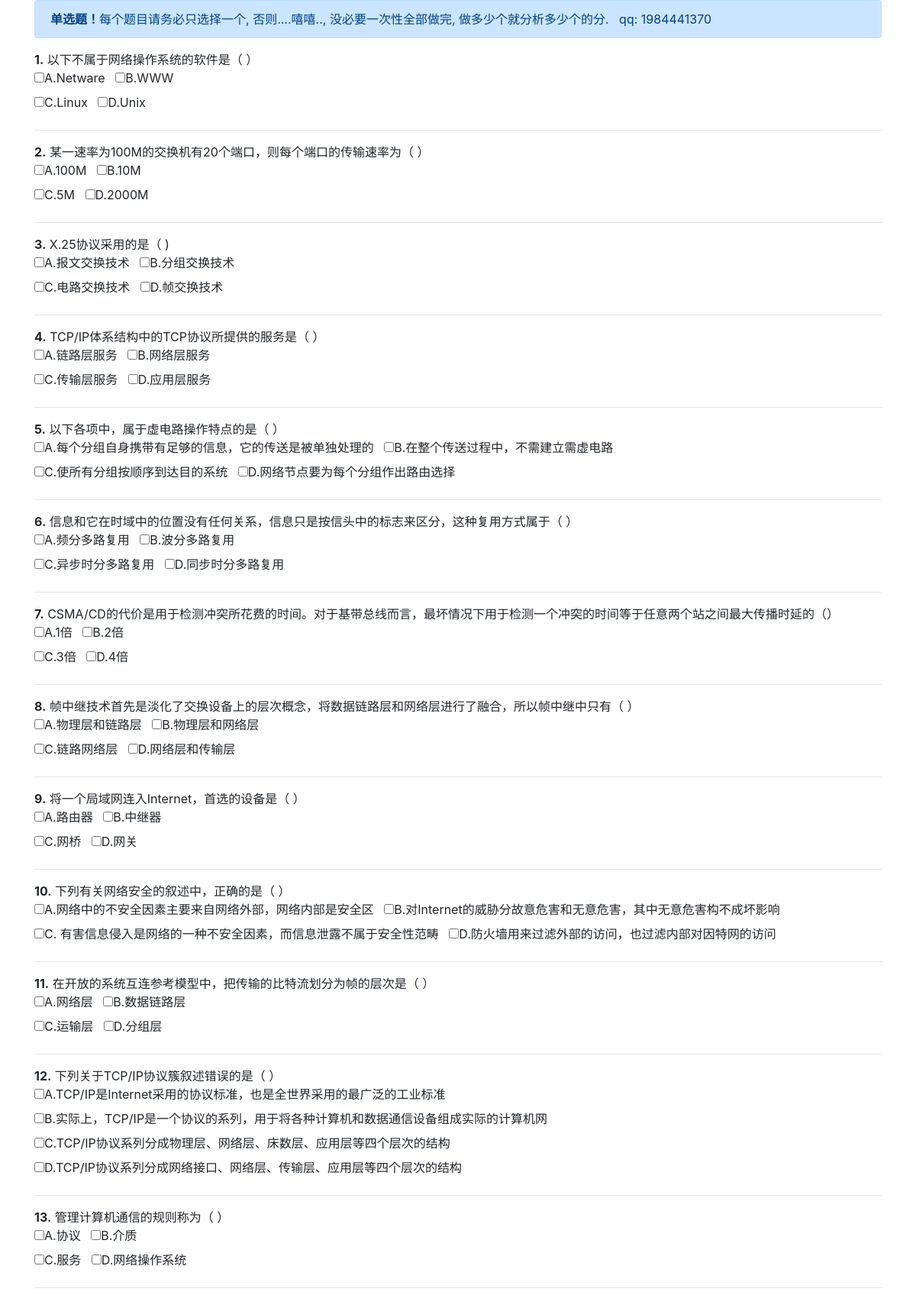
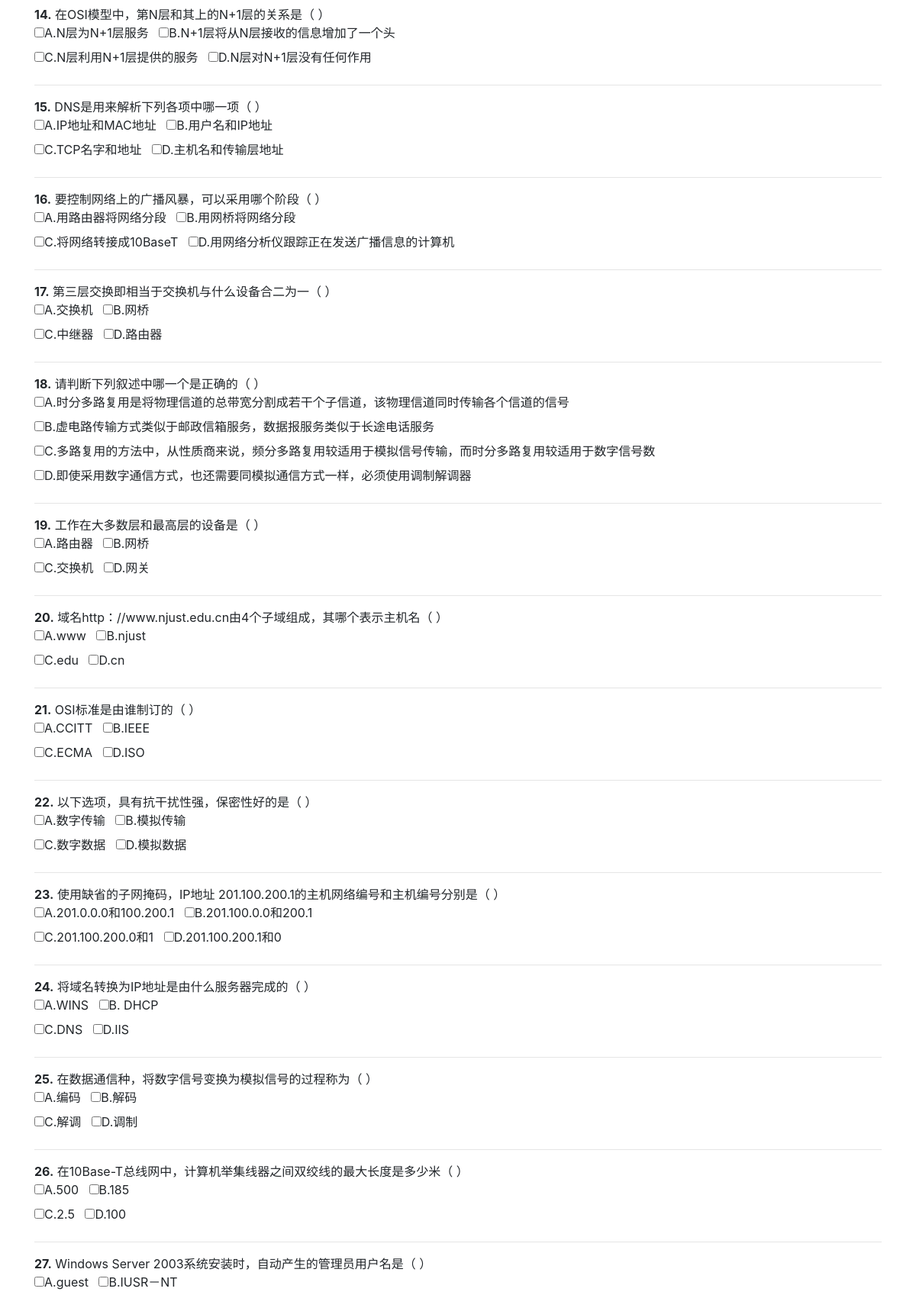
The app's page /select/ (upper part) with its own data (2 pictures, top to bottom).
### kaoshi/models.py (models this page shows)
class Select(models.Model):
    id = models.IntegerField(primary_key=True, verbose_name="题号")
    topic = models.TextField(verbose_name="题目")
    a = models.CharField(max_length=255, name="a", verbose_name="A选项")
    b = models.CharField(max_length=255, name="b", verbose_name="B选项")
    c = models.CharField(max_length=255, name="c", verbose_name="C选项")
    d = models.CharField(max_length=255, name="d", verbose_name="D选项")
    key = models.CharField(max_length=1, verbose_name="答案")

### kaoshi/views.py (the view, shortened to what this page needs)
# urls.py: path('select/', views.select, name="select"),
def select(request):
    if request.method == "GET":
        last = int(time.time())
        request.session["last_time"] = last
        db = Select.objects.all()
        return render(request, "select.html", {"data": db})
    else:
        return HttpResponse("No")

### templates/select.html (shortened to what this page needs)
{% extends "base.html" %}
{% block body %}
    <div class="container">
        <div class="alert alert-primary"><strong>单选题！</strong>每个题目请务必只选择一个, 否则....嘻嘻.., 没必要一次性全部做完, 做多少个就分析多少个的分.  &nbsp; qq: 1984441370 </div>
        <form action="{% url 'select' %}" method="post">
            {% for i in data %}
                <strong>{{ i.id }}.</strong> {{ i.topic }} <br>
                <label for=""><input type="checkbox" name="select" value="{{ i.id }}|A|{{ forloop.counter }}">{{ i.a }}</label> &nbsp;
                <label for=""><input type="checkbox" name="select" value="{{ i.id }}|B|{{ forloop.counter }}">{{ i.b }}</label> <br>
                <label for=""><input type="checkbox" name="select" value="{{ i.id }}|C|{{ forloop.counter }}">{{ i.c }}</label> &nbsp;
                <label for=""><input type="checkbox" name="select" value="{{ i.id }}|D|{{ forloop.counter }}">{{ i.d }}</label> &nbsp;
                <hr>
            {% endfor %}
        </form>
    </div>
{% endblock %}

### records on screen
Select: id "1", topic "以下不属于网络操作系统的软件是（ ）", a "A.Netware", b "B.WWW", c "C.Linux", d "D.Unix"
Select: id "2", topic "某一速率为100M的交换机有20个端口，则每个端口的传输速率为（ ）", a "A.100M", b "B.10M", c "C.5M", d "D.2000M"
Select: id "3", topic "X.25协议采用的是（ )", a "A.报文交换技术", b "B.分组交换技术", c "C.电路交换技术", d "D.帧交换技术"
Select: id "4", topic "TCP/IP体系结构中的TCP协议所提供的服务是（ ）", a "A.链路层服务", b "B.网络层服务", c "C.传输层服务", d "D.应用层服务"
Select: id "5", topic "以下各项中，属于虚电路操作特点的是（ ）", a "A.每个分组自身携带有足够的信息，它的传送是被单独处理的", b "B.在整个传送过程中，不需建立需虚电路", c "C.使所有分组按顺序到达目的系统", d "D.网络节点要为每个分组作出路由选择"
Select: id "6", topic "信息和它在时域中的位置没有任何关系，信息只是按信头中的标志来区分，这种复用方式属于（ ）", a "A.频分多路复用", b "B.波分多路复用", c "C.异步时分多路复用", d "D.同步时分多路复用"
Select: id "7", topic "CSMA/CD的代价是用于检测冲突所花费的时间。对于基带总线而言，最坏情况下用于检测一个冲突的时间等于任意两个站之间最大传播时延的（）", a "A.1倍", b "B.2倍", c "C.3倍", d "D.4倍"
Select: id "8", topic "帧中继技术首先是淡化了交换设备上的层次概念，将数据链路层和网络层进行了融合，所以帧中继中只有（ ）", a "A.物理层和链路层", b "B.物理层和网络层", c "C.链路网络层", d "D.网络层和传输层"
Select: id "9", topic "将一个局域网连入Internet，首选的设备是（ ）", a "A.路由器", b "B.中继器", c "C.网桥", d "D.网关"
Select: id "10", topic "下列有关网络安全的叙述中，正确的是（ ）", a "A.网络中的不安全因素主要来自网络外部，网络内部是安全区", b "B.对Internet的威胁分故意危害和无意危害，其中无意危害构不成坏影响", c "C. 有害信息侵入是网络的一种不安全因素，而信息泄露不属于安全性范畴", d "D.防火墙用来过滤外部的访问，也过滤内部对因特网的访问"
Select: id "11", topic "在开放的系统互连参考模型中，把传输的比特流划分为帧的层次是（ ）", a "A.网络层", b "B.数据链路层", c "C.运输层", d "D.分组层"
Select: id "12", topic "下列关于TCP/IP协议簇叙述错误的是（ ）", a "A.TCP/IP是Internet采用的协议标准，也是全世界采用的最广泛的工业标准", b "B.实际上，TCP/IP是一个协议的系列，用于将各种计算机和数据通信设备组成实际的计算机网", c "C.TCP/IP协议系列分成物理层、网络层、床数层、应用层等四个层次的结构", d "D.TCP/IP协议系列分成网络接口、网络层、传输层、应用层等四个层次的结构"
Select: id "13", topic "管理计算机通信的规则称为（ ）", a "A.协议", b "B.介质", c "C.服务", d "D.网络操作系统"
Select: id "14", topic "在OSI模型中，第N层和其上的N+1层的关系是（ ）", a "A.N层为N+1层服务", b "B.N+1层将从N层接收的信息增加了一个头", c "C.N层利用N+1层提供的服务", d "D.N层对N+1层没有任何作用"
Select: id "15", topic "DNS是用来解析下列各项中哪一项（ ）", a "A.IP地址和MAC地址", b "B.用户名和IP地址", c "C.TCP名字和地址", d "D.主机名和传输层地址"
Select: id "16", topic "要控制网络上的广播风暴，可以采用哪个阶段（ ）", a "A.用路由器将网络分段", b "B.用网桥将网络分段", c "C.将网络转接成10BaseT", d "D.用网络分析仪跟踪正在发送广播信息的计算机"
Select: id "17", topic "第三层交换即相当于交换机与什么设备合二为一（ ）", a "A.交换机", b "B.网桥", c "C.中继器", d "D.路由器"
Select: id "18", topic "请判断下列叙述中哪一个是正确的（ ）", a "A.时分多路复用是将物理信道的总带宽分割成若干个子信道，该物理信道同时传输各个信道的信号", b "B.虚电路传输方式类似于邮政信箱服务，数据报服务类似于长途电话服务", c "C.多路复用的方法中，从性质商来说，频分多路复用较适用于模拟信号传输，而时分多路复用较适用于数字信号数", d "D.即使采用数字通信方式，也还需要同模拟通信方式一样，必须使用调制解调器"
Select: id "19", topic "工作在大多数层和最高层的设备是（ ）", a "A.路由器", b "B.网桥", c "C.交换机", d "D.网关"
Select: id "20", topic "域名http：//www.njust.edu.cn由4个子域组成，其哪个表示主机名（ ）", a "A.www", b "B.njust", c "C.edu", d "D.cn"
Select: id "21", topic "OSI标准是由谁制订的（ ）", a "A.CCITT", b "B.IEEE", c "C.ECMA", d "D.ISO"
Select: id "22", topic "以下选项，具有抗干扰性强，保密性好的是（ ）", a "A.数字传输", b "B.模拟传输", c "C.数字数据", d "D.模拟数据"
Select: id "23", topic "使用缺省的子网掩码，IP地址 201.100.200.1的主机网络编号和主机编号分别是（ ）", a "A.201.0.0.0和100.200.1", b "B.201.100.0.0和200.1", c "C.201.100.200.0和1", d "D.201.100.200.1和0"
Select: id "24", topic "将域名转换为IP地址是由什么服务器完成的（ ）", a "A.WINS", b "B. DHCP", c "C.DNS", d "D.IIS"
Select: id "25", topic "在数据通信种，将数字信号变换为模拟信号的过程称为（ ）", a "A.编码", b "B.解码", c "C.解调", d "D.调制"
Select: id "26", topic "在10Base-T总线网中，计算机举集线器之间双绞线的最大长度是多少米（ ）", a "A.500", b "B.185", c "C.2.5", d "D.100"
Select: id "27", topic "Windows Server 2003系统安装时，自动产生的管理员用户名是（ ）", a "A.guest", b "B.IUSR－NT"
